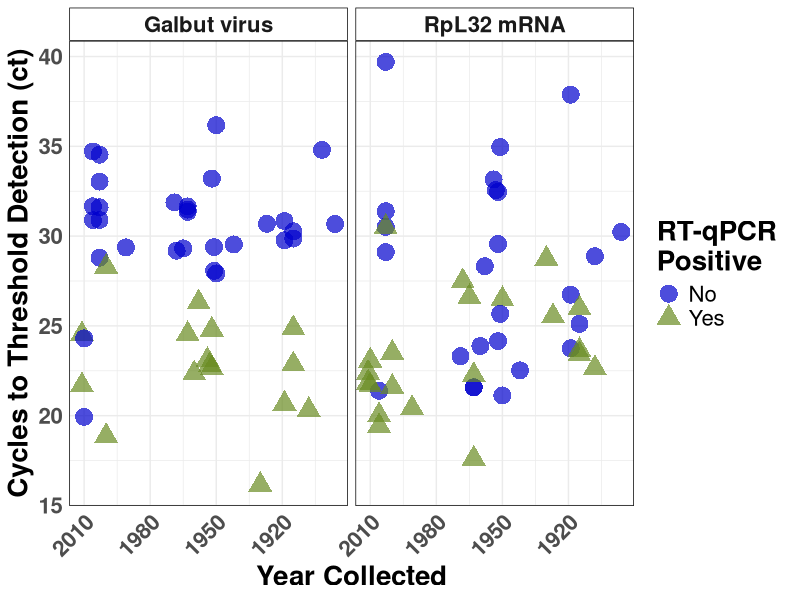
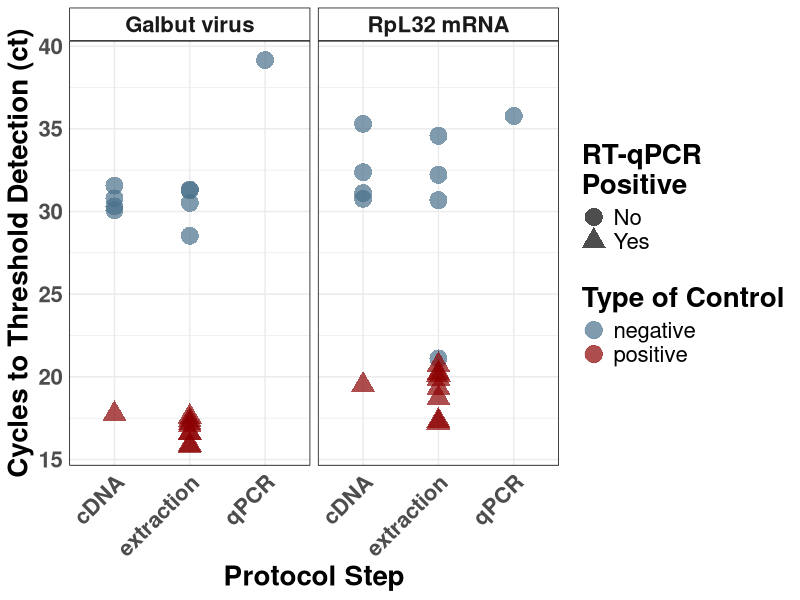
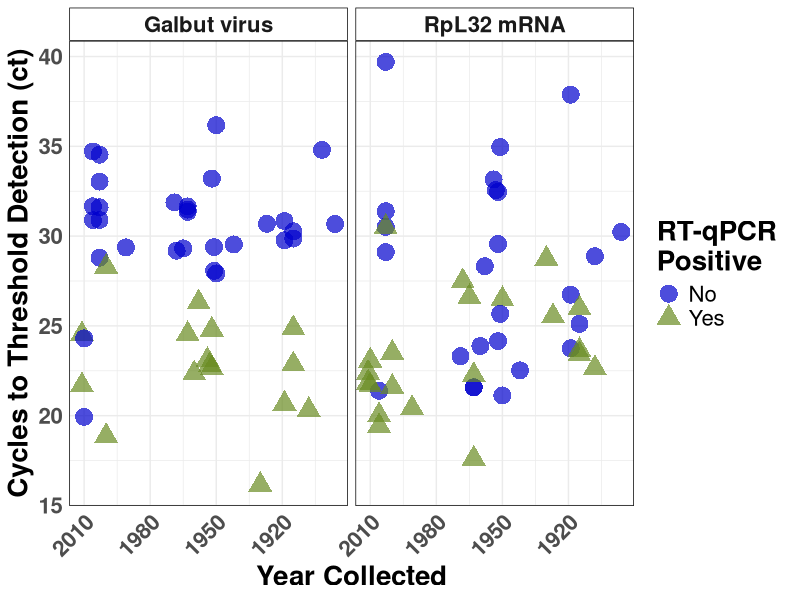
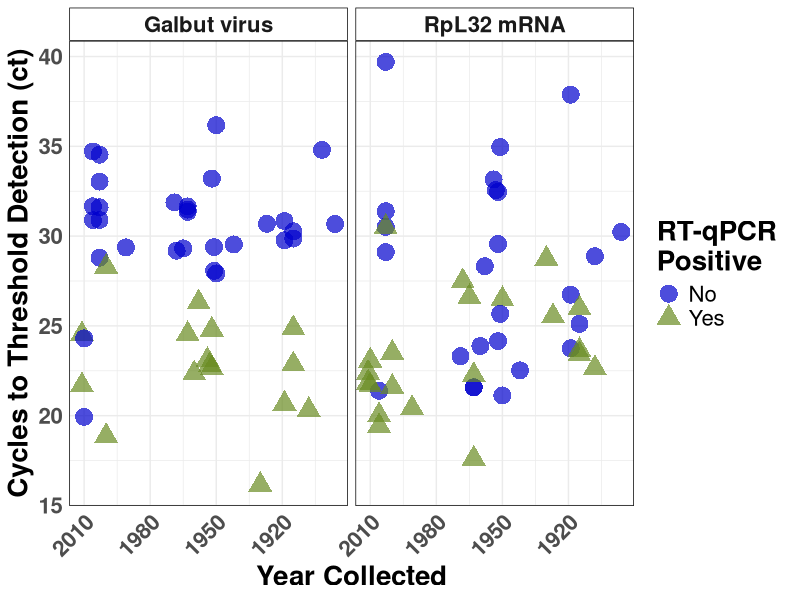
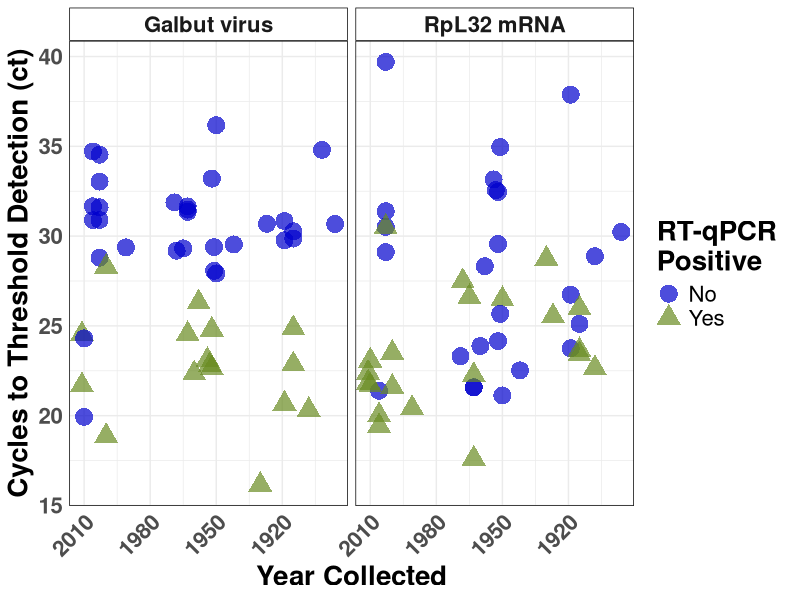
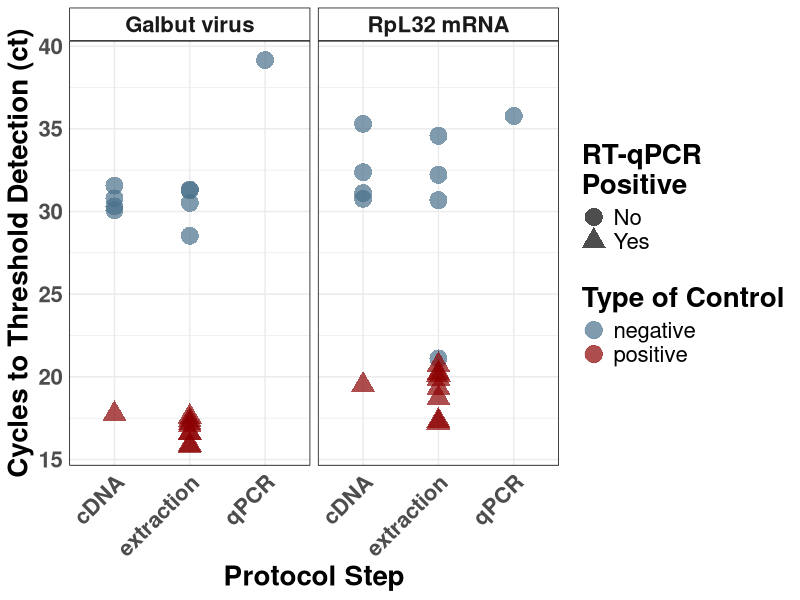
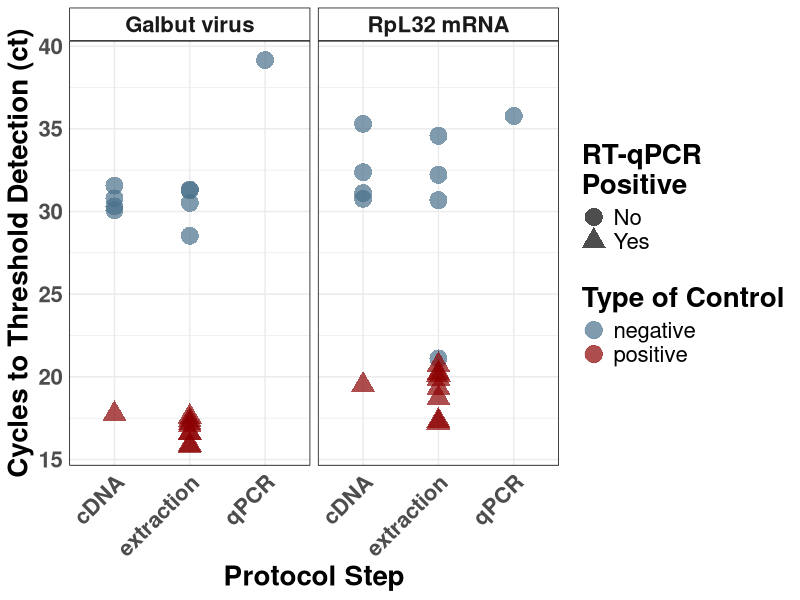
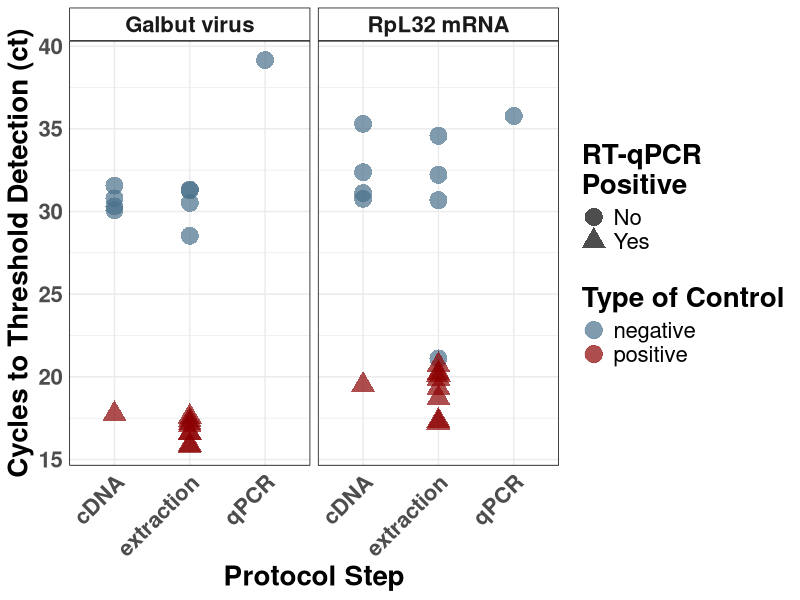

Write the R code that produced these figures, in order.
# This script is used to generate a figure of the negative and positive control 
# from the experimentally dried fly and mosquito RT-qPCRs

library(tidyverse)
library(readxl)
library(ggthemes)
library(ggpubr)
library(viridis)
library(svglite)

# Load OC qPCR Data
OC <- read_xlsx("qPCR_data/OC_qPCR_tidy.xlsx")


# cleanup
OC <- OC %>% 
  mutate(TargeT_Name = str_replace(TargeT_Name, "galbut", "Galbut virus"),
         TargeT_Name = str_replace(TargeT_Name, "Rpl", "RpL32 mRNA"),
         overall_positive = str_replace(overall_positive, "N", "No"),
         overall_positive = str_replace(overall_positive, "Y", "Yes")) 

# OC data
OC_fig <- ggplot(filter(OC, status == "sample")) +
  geom_point(aes(x = as.numeric(date_collected), y = CT, color = overall_positive, 
             shape = overall_positive), size = 6, stroke = 0.1, alpha = 0.7) +
  scale_color_manual(values = c("blue3", "olivedrab4")) +
  scale_x_reverse() +
  theme_minimal(base_size = 11) +
  theme(panel.border = element_rect(linetype = "solid", fill = NA),
        strip.background = element_rect(colour = "black", fill = "white"),
        axis.title = element_text(face = "bold"),
        legend.title = element_text(face = "bold"),
        strip.text = element_text(face = "bold"),
        axis.text = element_text(face = "bold"),
        text = element_text(size = 20),
        axis.text.x = element_text(angle = 45, hjust = 1, vjust = 1)) +
  facet_wrap(~TargeT_Name) +
  labs(x = "Year Collected", 
       y = "Cycles to Threshold Detection (ct)", 
       color = "RT-qPCR \nPositive", shape = "RT-qPCR \nPositive")


OC_fig
ggsave("plots/Figure2/OC_qPCR.pdf", units = "in", width = 10, height = 8)
ggsave("plots/Figure2/OC_qPCR.svg", units = "in", width = 10, height = 8)
ggsave("plots/Figure2/OC_qPCR.jpg", units = "in", width = 10, height = 8)

OC_ctrs <- OC %>% 
  filter(status == "control")

# OC qPCR Controls
OC_ctrl <- ggplot(filter(OC, status == "control")) +
  geom_point(aes(x = step, y = CT, color = control_type, 
                 shape = overall_positive), size = 6, stroke = 0.1, alpha = 0.7) +
  scale_color_manual(values = c("skyblue4", "darkred")) +
  theme_minimal(base_size = 11) +
  theme(panel.border = element_rect(linetype = "solid", fill = NA),
        strip.background = element_rect(colour = "black", fill = "white"),
        axis.title = element_text(face = "bold"),
        legend.title = element_text(face = "bold"),
        strip.text = element_text(face = "bold"),
        axis.text = element_text(face = "bold"),
        text = element_text(size = 20),
        axis.text.x = element_text(angle = 45, hjust = 1, vjust = 1)) +
  facet_wrap(~TargeT_Name) +
  labs(x = "Protocol Step", 
       y = "Cycles to Threshold Detection (ct)", 
       color = "Type of Control", shape = "RT-qPCR \nPositive")

 OC_ctrl
 ggsave("plots/Figure2/OC_qPCR_ctrl.pdf", units = "in", width = 10, height = 8)
 ggsave("plots/Figure2/OC_qPCR_ctrl.svg", units = "in", width = 10, height = 8)
 ggsave("plots/Figure2/OC_qPCR_ctrl.jpg", units = "in", width = 10, height = 8)
 
